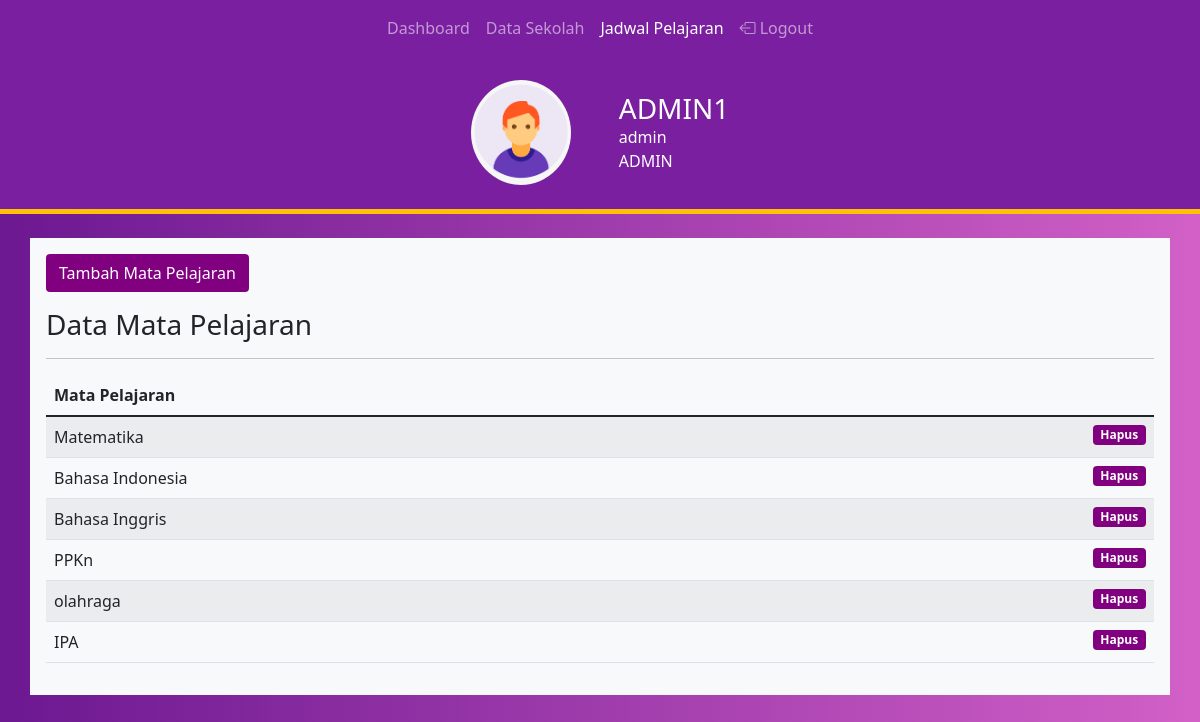
Screenshot of /public/mapel (signed in) with the database file from the repository.
### tables this page shows
CREATE TABLE `mapel` (
  `id` int(11) NOT NULL,
  `nama_mapel` varchar(255) NOT NULL
);

### app/core/Controller.php (called while the page is built, shortened)
<?php
class Controller{
    public function view($view, $data = [])
    {
        require_once '../app/views/' . $view . '.php';
    }
    public function model($model)
    {
        return new $model;
    }
}

### app/controllers/Mapel.php (called while the page is built, shortened)
<?php
class Mapel extends Controller
{
    public function index()
    {
        $data['tittle'] = 'Mata Pelajaran';
        $data['mapel'] = $this->model('mapel_model')->getAllMapel();
        $this->view('mata-pelajaran/mapel', $data);
    }
}

### app/core/App.php (called while the page is built, shortened)
<?php
class App
{
    protected $method = 'index';
    protected $params = [];
    public function __construct()
    {
        $this->controller = new $this->controller;
        call_user_func_array([$this->controller, $this->method], $this->params);
    }
}

### public/index.php (called while the page is built, shortened)
<?php
$app = new App;

### app/core/Database.php (called while the page is built, shortened)
<?php
class Database {
    private $host = DB_HOST;
    private $user = DB_USER;
    private $pass = DB_PASS;
    private $db_name = DB_NAME;
    private $dbh;
    private $stmt;
    public function __construct()
    {
        $dsn = 'mysql:host=' . $this->host . ';dbname=' . $this->db_name;
        $option = [
            PDO::ATTR_PERSISTENT => true,
            PDO::ATTR_ERRMODE => PDO::ERRMODE_EXCEPTION
        ];
        try {
            $this->dbh = new PDO($dsn, $this->user, $this->pass, $option);
        } catch (PDOException $e){
            die($e->getMessage());
        }
    }
    public function query($query)
    {
        $this->stmt = $this->dbh->prepare($query);
    }
    public function execute()
    {
        $this->stmt->execute();
    }
    public function resultSet()
    {
        $this->execute();
        return $this->stmt->fetchAll(PDO::FETCH_ASSOC);
    }
}

### app/models/mapel_model.php (called while the page is built, shortened)
<?php
class mapel_model
{
    private $db;
    public function __construct()
    {
        $this->db = new Database;
    }
    public function getAllMapel()
    {
        $this->db->query('SELECT * FROM mapel');
        return $this->db->resultSet();
    }
}

### app/views/mata-pelajaran/mapel.php (the view, shortened to what this page needs)
<div class="container mt-4 bg-light p-3">
  <?php if ($_SESSION['level'] != 'admin') { ?>
  <?php }  else { ?>
    <button type="button" class="btn" style="background-color: purple; color: white;" data-bs-toggle="modal" data-bs-target="#mapelModal">Tambah Mata Pelajaran</button>
  <?php } ?>
  <h3 class="my-3">Data Mata Pelajaran</h3>
  <hr>
  <table class="table table-striped">
    <thead>
      <tr>
        <th>Mata Pelajaran</th>
        <th></th>
      </tr>
    </thead>
    <tbody>
      <?php foreach ($data['mapel'] as $mapel) : ?>
        <tr>
          <td><?= $mapel['nama_mapel']; ?></td>
          <td><a href="<?= BASEURL; ?>/mapel/hapus/<?= $mapel['id']; ?>" class="badge btn-outline-warning text-decoration-none float-end" style="background-color: purple; color: white;" onclick="return confirm('Data akan dihapus ?');">Hapus</a></td>
        </tr>
      <?php endforeach; ?>
    </tbody>
  </table>
</div>

### public/css/style.css (style rules this page uses)
body { background-image: linear-gradient(90deg, #6c1891, #d260c7); }

### rows the page displays
mapel: nama_mapel "Matematika"
mapel: nama_mapel "Bahasa Indonesia"
mapel: nama_mapel "Bahasa Inggris"
mapel: nama_mapel "PPKn"
mapel: nama_mapel "olahraga"
mapel: nama_mapel "IPA"

### other values shown
$_SESSION['nama'] "ADMIN1"
$_SESSION['nip'] "admin"
$_SESSION['level'] "ADMIN"
